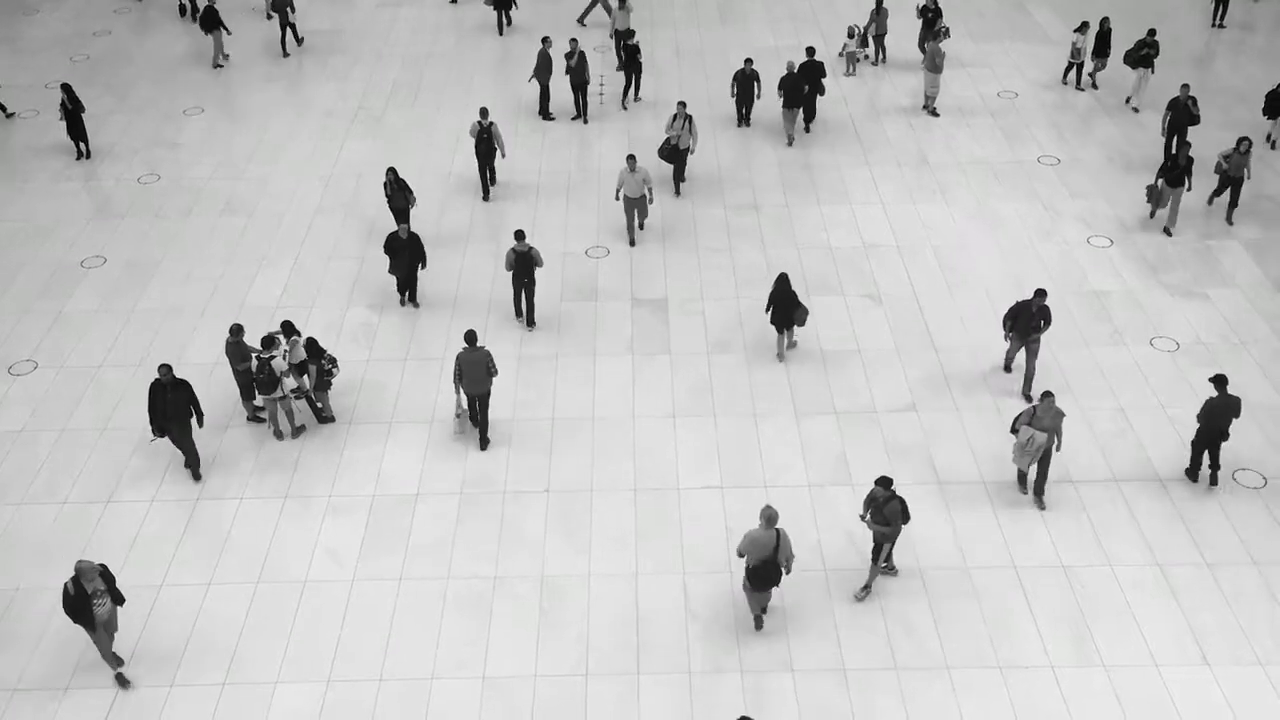
#> input picture frame 34 of backend/dataset/1.mp4, 1280 x 720 px
$ python predictive_motion.py
#> lines starting #> are read from the running program, lines starting #| are printed output that depends on the picture; after the words box and inside, x2 and y2 are one past the last pixel; in counts of white or black regions, pixels touching at a corner belong together
import cv2
import numpy as np
from collections import deque
import matplotlib.pyplot as plt
import matplotlib.cm as cm
import matplotlib.colors as mcolors
import math  # Import math for sqrt and round

# --- Smoothing Parameters ---
SPATIAL_SMOOTHING_KERNEL_SIZE = (
    5,
    5,
)  # Kernel size for Gaussian blur (increase slightly for better region detection)
TEMPORAL_SMOOTHING_FRAMES = (
    2  # Number of past frames to average for temporal smoothing (increase slightly)
)

# --- Quiver Plot Parameters ---
QUIVER_STEP = (
    16  # Adjust this value to change the density of arrows (increased step for clarity)
)
MAX_ARROW_DISPLAY_LENGTH = (
    50.0  # Desired max length of the longest arrow in plot units (relative to axes)
)

# --- Analysis & Visualization Parameters ---
# Threshold for detecting significant convergence (negative divergence)
CONVERGENCE_THRESHOLD = (
    -0.6  # Highlight cells where min divergence is BELOW this (more negative)
)
# Threshold for detecting significant divergence (positive divergence)
DIVERGENCE_THRESHOLD = (
    0.6  # Example threshold, needs tuning! (Used for general danger region detection)
)
# Threshold for detecting significant curl (swirling)
CURL_THRESHOLD = (
    0.2  # Example threshold, needs tuning! (Used for general danger region detection)
)
# Threshold for significant movement magnitude
MAGNITUDE_THRESHOLD = 0.8  # Example threshold, tune this based on typical flow speeds

# Parameters for drawing danger regions (rectangles)
DANGER_RECT_COLOR = (0, 80, 255)  # Orange/Red color for danger rectangles
DANGER_RECT_THICKNESS = 2  # Thickness of the danger rectangle border

# Parameters for the Grid
NUM_GRID_CELLS = (
    15  # Desired approximate total number of grid cells (e.g., 9 for roughly 3x3)
)
GRID_COLOR = (200, 200, 200)  # Light grey for grid lines
GRID_THICKNESS = 1  # Thickness of grid lines

# Parameters for highlighting generally dangerous grid cells (based on Divergence OR Curl OR Magnitude thresholds)
GENERAL_DANGER_CELL_COLOR = (
    0,
    0,
    255,
)  # Red color for highlighting generally dangerous cells
GENERAL_DANGER_CELL_THICKNESS = (
    2  # Thickness of the highlight border (use positive for border)
)

# Parameters for highlighting cells that meet the convergence threshold
CONVERGENCE_THRESHOLD_TINT_COLOR = (
    100,
    0,
    0,
)  # BGR color to add for blue tint (e.g., 100 Blue, 0 Green, 0 Red)
CONVERGENCE_THRESHOLD_OUTLINE_COLOR = (255, 255, 255)  # White color for the outline
CONVERGENCE_THRESHOLD_OUTLINE_THICKNESS = 1  # Thin thickness for the outline

# --- Prediction Parameters ---
PREDICTION_STEPS = (
    1  # Number of frames to predict into the future (e.g., 1 for next frame)
)
PREDICTION_COLOR = (0, 165, 255)  # Standard Orange color for predicted locations (BGR)
PREDICTION_RADIUS = 5  # Radius of the circle marker for prediction
PREDICTION_FADE_FRAMES = 30  # Number of frames for the prediction marker to fade out

# --- Frame Resizing Parameter ---
MAX_WIDTH = 640  # Maximum width for displayed frames (Increased for better detail)

# --- Morphological Operations for Region Detection ---
# Kernel for morphological operations (connecting nearby dangerous pixels)
MORPH_KERNEL = np.ones((5, 5), np.uint8)  # Example kernel size


# Open the video source
# cap = cv2.VideoCapture(0)  # Use camera
cap = cv2.VideoCapture("dataset/1.mp4")  # Use video file

# Check if the video source opened successfully
if not cap.isOpened():
    print("Error: Could not open video source.")
    exit()

# Get original frame dimensions
original_width = int(cap.get(cv2.CAP_PROP_FRAME_WIDTH))
original_height = int(cap.get(cv2.CAP_PROP_FRAME_HEIGHT))


# Calculate new dimensions if max_width is exceeded, maintaining aspect ratio
if original_width > MAX_WIDTH:
    new_width = MAX_WIDTH
    new_height = int(original_height * (MAX_WIDTH / original_width))
else:
    new_width = original_width
    new_height = original_height

print(f"Original dimensions: {original_width}x{original_height}")
print(f"Processing dimensions: {new_width}x{new_height}")

# Read the first frame
ret, frame1 = cap.read()
#> frame1 is the input picture: shape (720, 1280, 3); mean B, G, R 193.7, 193.9, 193.8

if not ret:
    print("Error: Could not read initial frame.")
    exit()

# Resize the first frame
frame1_resized = cv2.resize(frame1, (new_width, new_height))

# Convert the first frame to grayscale
prev_gray = cv2.cvtColor(frame1_resized, cv2.COLOR_BGR2GRAY)

# Create a blank HSV image for visualizing the flow (color-coded), based on new dimensions
hsv = np.zeros((new_height, new_width, 3), dtype=np.uint8)  # Specify dtype
hsv[..., 1] = 255  # Set saturation to maximum

# Deque to store recent flow fields for temporal smoothing
flow_history = deque(maxlen=TEMPORAL_SMOOTHING_FRAMES)

# List to store active predictions (each is a tuple: (x, y, age))
active_predictions = []

# --- Calculate Grid Dimensions based on NUM_GRID_CELLS and Aspect Ratio ---
# Calculate the aspect ratio of the resized frame
aspect_ratio = new_width / new_height

# Estimate the number of columns needed for square-like cells
# Total cells = rows * cols
# cols / rows = aspect_ratio => cols = rows * aspect_ratio
# Total cells = rows * (rows * aspect_ratio) = rows^2 * aspect_ratio
# rows^2 = Total cells / aspect_ratio
estimated_rows = round(math.sqrt(NUM_GRID_CELLS / aspect_ratio))
estimated_cols = round(estimated_rows * aspect_ratio)

# Ensure we have at least 1 row and 1 column
grid_rows = max(1, estimated_rows)
grid_cols = max(1, estimated_cols)

# Adjust slightly to get closer to the desired number of cells if possible
# Prioritize getting closer to NUM_GRID_CELLS while maintaining aspect ratio
current_cells = grid_rows * grid_cols
if current_cells < NUM_GRID_CELLS:
    # Try increasing rows or cols based on which would make cells more square
    if aspect_ratio > 1:  # Wider than tall, increasing cols might be better
        grid_cols = max(1, grid_cols + 1)
    else:  # Taller than wide, increasing rows might be better
        grid_rows = max(1, grid_rows + 1)

# Recalculate cell dimensions based on the determined grid size
cell_width = new_width // grid_cols
cell_height = new_height // grid_rows

# Ensure cell dimensions are at least 1 pixel
cell_width = max(1, cell_width)
cell_height = max(1, cell_height)

print(f"Calculated grid size: {grid_rows}x{grid_cols} ({grid_rows * grid_cols} cells)")
print(f"Cell dimensions: {cell_width}x{cell_height}")


# Setup the matplotlib figure for the quiver plot
plt.figure("Optical Flow Quiver Plot")
plt.ion()  # Turn on interactive mode
ax = plt.gca()  # Get the axes object

print("Press 'q' to exit.")

while True:
    # Read the next frame
    ret, frame2 = cap.read()
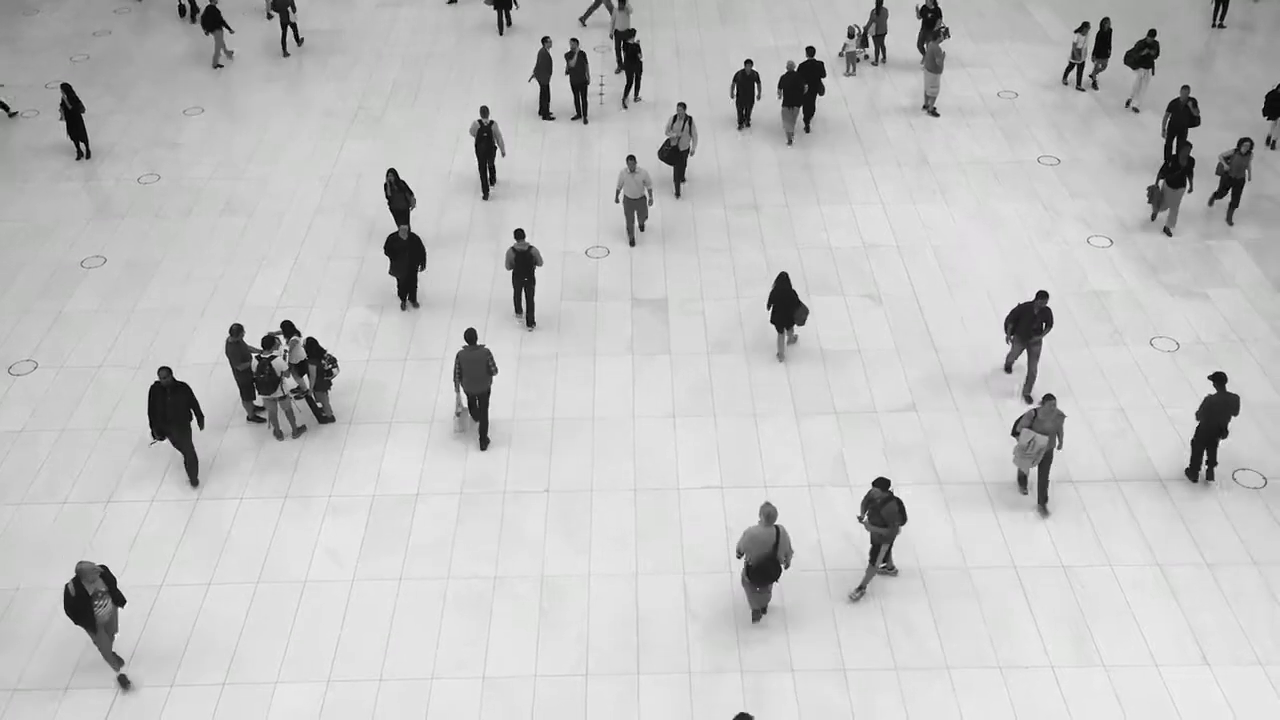
#> input picture frame 35 of backend/dataset/1.mp4, 1280 x 720 px
#> frame2 is the input picture: shape (720, 1280, 3); mean B, G, R 193.7, 193.8, 193.7

    if not ret:
        print("End of video or error reading frame.")
        # Loop video if reading from file and not a camera
        if isinstance(cap, cv2.VideoCapture) and cap.get(cv2.CAP_PROP_POS_FRAMES) > 0:
            print("Looping video.")
            cap.set(cv2.CAP_PROP_POS_FRAMES, 0)  # Set frame position to the beginning
            ret, frame2 = cap.read()  # Read the first frame again
            if not ret:  # Still can't read? Something is wrong
                print("Error looping video.")
                break
        else:  # If it's a camera or cannot loop
            break

    # Resize the current frame
    frame2_resized = cv2.resize(frame2, (new_width, new_height))

    # Convert the current frame to grayscale
    next_gray = cv2.cvtColor(frame2_resized, cv2.COLOR_BGR2GRAY)

    # Calculate dense optical flow
    flow = cv2.calcOpticalFlowFarneback(
        prev_gray, next_gray, None, 0.5, 3, 15, 3, 5, 1.2, 0
    )

    # --- Apply Spatial Smoothing ---
    flow_u_smooth = cv2.GaussianBlur(flow[..., 0], SPATIAL_SMOOTHING_KERNEL_SIZE, 0)
    flow_v_smooth = cv2.GaussianBlur(flow[..., 1], SPATIAL_SMOOTHING_KERNEL_SIZE, 0)
    spatially_smoothed_flow = np.stack((flow_u_smooth, flow_v_smooth), axis=-1)

    # --- Apply Temporal Smoothing ---
    flow_history.append(spatially_smoothed_flow)
    temporally_smoothed_flow = np.mean(list(flow_history), axis=0)

    # --- Analyze Smoothed Flow for Divergence and Curl ---
    flow_u = temporally_smoothed_flow[..., 0]
    flow_v = temporally_smoothed_flow[..., 1]

    du_dy, du_dx = np.gradient(flow_u)
    dv_dy, dv_dx = np.gradient(flow_v)

    divergence = du_dx + dv_dy
    curl = dv_dx - du_dy

    # --- Calculate Magnitude ---
    magnitude, _ = cv2.cartToPolar(flow_u, flow_v)

    # --- Danger Region Detection (using Divergence, Curl, AND Magnitude) ---
    # Create binary masks based on thresholds
    mask_divergence = divergence > DIVERGENCE_THRESHOLD
    mask_curl = np.abs(curl) > CURL_THRESHOLD
    mask_magnitude = (
        magnitude > MAGNITUDE_THRESHOLD
    )  # New mask for significant movement

    # Combine masks: A pixel is considered potentially dangerous if it has
    # significant divergence OR significant curl AND significant magnitude.
    # This gives more weight to areas where the dangerous flow patterns are strong AND fast.
    mask_dangerous = (mask_divergence | mask_curl) & mask_magnitude

    # Optional: Apply morphological operations to connect nearby dangerous pixels
    mask_dangerous_uint8 = mask_dangerous.astype(np.uint8) * 255

    mask_dangerous_morphed = cv2.morphologyEx(
        mask_dangerous_uint8, cv2.MORPH_OPEN, MORPH_KERNEL
    )
    mask_dangerous_morphed = cv2.morphologyEx(
        mask_dangerous_morphed, cv2.MORPH_CLOSE, MORPH_KERNEL
    )

    # Find contours on the morphed danger mask
    contours, _ = cv2.findContours(
        mask_dangerous_morphed, cv2.RETR_EXTERNAL, cv2.CHAIN_APPROX_SIMPLE
    )

    # --- Visualization ---

    display_frame = frame2_resized.copy()

    # --- Draw Danger Rectangles ---
    dangerous_centers = []
    for contour in contours:
        x, y, w, h = cv2.boundingRect(contour)
        if w * h > 50:  # Minimum area threshold for a valid danger region
            cv2.rectangle(
                display_frame,
                (x, y),
                (x + w, y + h),
                DANGER_RECT_COLOR,
                DANGER_RECT_THICKNESS,
            )
            dangerous_centers.append((x + w // 2, y + h // 2))
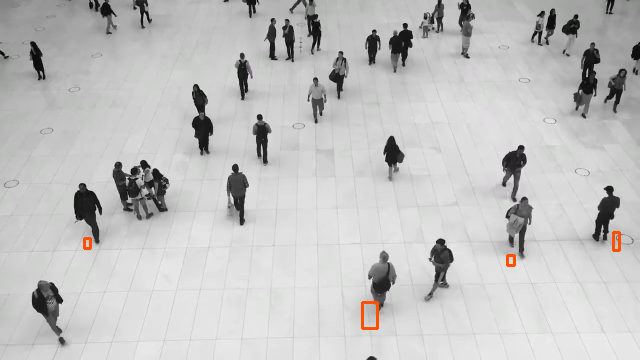
#> display_frame: shape (360, 640, 3); mean B, G, R 193.3, 193.7, 194
#> after the loop, dangerous_centers = [(369, 315), (510, 260), (87, 243), (616, 241)]

    # --- Draw Grid and Highlight Dangerous Cells ---
    # Recalculate cell dimensions in case frame size changes (though fixed here)
    cell_width = new_width // grid_cols
    cell_height = new_height // grid_rows
    cell_width = max(1, cell_width)  # Ensure at least 1 pixel
    cell_height = max(1, cell_height)  # Ensure at least 1 pixel

    is_cell_generally_dangerous = np.zeros((grid_rows, grid_cols), dtype=bool)
    current_convergence_cell_centers = []  # Store centers of convergence cells for this frame

    for r in range(grid_rows):
        for c in range(grid_cols):
            cy1 = r * cell_height
            cy2 = min(new_height, cy1 + cell_height)  # Clamp bounds
            cx1 = c * cell_width
            cx2 = min(new_width, cx1 + cell_width)  # Clamp bounds

            # Check if any dangerous region centers fall into this cell
            for center_x, center_y in dangerous_centers:
                if cx1 <= center_x < cx2 and cy1 <= center_y < cy2:
                    is_cell_generally_dangerous[r, c] = True
                    break  # No need to check other centers for this cell

            # Check if the minimum divergence in this cell meets the convergence threshold
            if cy1 < cy2 and cx1 < cx2:  # Ensure the slice is valid
                cell_divergence = divergence[cy1:cy2, cx1:cx2]
                if cell_divergence.size > 0:
                    # If the minimum divergence is below the threshold (more negative)
                    if np.min(cell_divergence) < CONVERGENCE_THRESHOLD:
                        # Store the center of the convergence cell for prediction
                        current_convergence_cell_centers.append(
                            (cx1 + cell_width // 2, cy1 + cell_height // 2)
                        )

    # --- Generate New Predictions ---
    new_predictions = []
    for center_x, center_y in current_convergence_cell_centers:
        # Get the flow vector at the center of the convergence cell
        # Note: This is a simplification.
        flow_at_center_u = temporally_smoothed_flow[int(center_y), int(center_x), 0]
        flow_at_center_v = temporally_smoothed_flow[int(center_y), int(center_x), 1]

        # Predict the future center position
        predicted_center_x = center_x + flow_at_center_u * PREDICTION_STEPS
        predicted_center_y = center_y + flow_at_center_v * PREDICTION_STEPS

        # Clamp predicted positions to stay within frame bounds
        predicted_center_x = np.clip(predicted_center_x, 0, new_width - 1)
        predicted_center_y = np.clip(predicted_center_y, 0, new_height - 1)

        # Add the new prediction with full age
        new_predictions.append(
            (int(predicted_center_x), int(predicted_center_y), PREDICTION_FADE_FRAMES)
        )

    # Add new predictions to the active list
    active_predictions.extend(new_predictions)

    # --- Update and Filter Active Predictions (for fading) ---
    # Decrement age and keep only predictions with age > 0
    updated_predictions = []
    for pred_x, pred_y, age in active_predictions:
        new_age = age - 1
        if new_age > 0:
            updated_predictions.append((pred_x, pred_y, new_age))
    active_predictions = updated_predictions

    # Draw grid lines
    for i in range(1, grid_cols):
        x = i * cell_width
        cv2.line(display_frame, (x, 0), (x, new_height), GRID_COLOR, GRID_THICKNESS)
#> display_frame: shape (360, 640, 3); 0.61% of pixels changed, all inside (x1, y1, x2, y2) = (128, 0, 513, 360)
    # Draw the rightmost vertical line explicitly if it doesn't align perfectly
    cv2.line(
        display_frame,
        (new_width - 1, 0),
        (new_width - 1, new_height),
        GRID_COLOR,
        GRID_THICKNESS,
    )
#> display_frame: shape (360, 640, 3); mean B, G, R 193.4, 193.7, 194.1

    for i in range(1, grid_rows):
        y = i * cell_height
        cv2.line(display_frame, (0, y), (new_width, y), GRID_COLOR, GRID_THICKNESS)
#> display_frame: shape (360, 640, 3); mean B, G, R 193.4, 193.8, 194.1
    # Draw the bottom horizontal line explicitly if it doesn't align perfectly
    cv2.line(
        display_frame,
        (0, new_height - 1),
        (new_width, new_height - 1),
        GRID_COLOR,
        GRID_THICKNESS,
    )
#> display_frame: shape (360, 640, 3); mean B, G, R 193.4, 193.7, 194

    # Highlight generally dangerous cells (red border)
    for row in range(grid_rows):
        for col in range(grid_cols):
            if is_cell_generally_dangerous[row, col]:
                cx1 = col * cell_width
                cy1 = row * cell_height
                cx2 = min(new_width, cx1 + cell_width)  # Clamp bounds
                cy2 = min(new_height, cy1 + cell_height)  # Clamp bounds

                cv2.rectangle(
                    display_frame,
                    (cx1, cy1),
                    (cx2, cy2),
                    GENERAL_DANGER_CELL_COLOR,
                    GENERAL_DANGER_CELL_THICKNESS,
                )
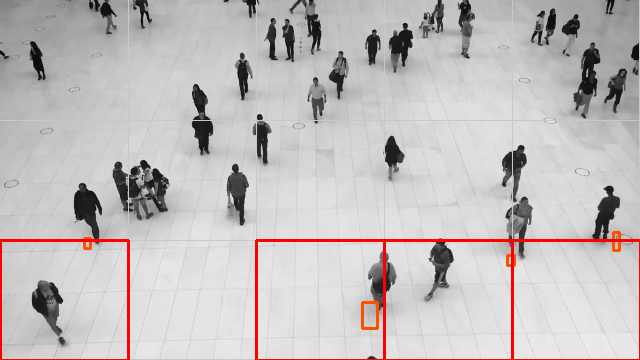
#> display_frame: shape (360, 640, 3); mean B, G, R 190.1, 190.4, 194.9

    # --- Highlight Cells Meeting Convergence Threshold (Tint and Outline) ---
    # We will highlight the *current* convergence cells before drawing predictions
    for r in range(grid_rows):
        for c in range(grid_cols):
            cy1 = r * cell_height
            cy2 = min(new_height, cy1 + cell_height)  # Clamp bounds
            cx1 = c * cell_width
            cx2 = min(new_width, cx1 + cell_width)  # Clamp bounds

            if cy1 < cy2 and cx1 < cx2:  # Ensure slice is valid
                cell_divergence = divergence[cy1:cy2, cx1:cx2]
                if (
                    cell_divergence.size > 0
                    and np.min(cell_divergence) < CONVERGENCE_THRESHOLD
                ):
                    # Apply blue tint to the cell area
                    display_frame[cy1:cy2, cx1:cx2] = np.clip(
                        display_frame[cy1:cy2, cx1:cx2].astype(np.float32)
                        + CONVERGENCE_THRESHOLD_TINT_COLOR,
                        0,
                        255,
                    ).astype(np.uint8)

                    # Draw a thin white outline around the cell
                    cv2.rectangle(
                        display_frame,
                        (cx1, cy1),
                        (cx2, cy2),
                        CONVERGENCE_THRESHOLD_OUTLINE_COLOR,
                        CONVERGENCE_THRESHOLD_OUTLINE_THICKNESS,
                    )

    # --- Draw Fading Predictions (Circles) ---
    # Create an overlay for drawing semi-transparent circles
    overlay = display_frame.copy()

    for pred_x, pred_y, age in active_predictions:
        # Calculate alpha based on age (linear fade)
        alpha = age / PREDICTION_FADE_FRAMES
        # Ensure alpha is between 0 and 1
        alpha = np.clip(alpha, 0, 1)

        # Draw the filled circle on the overlay
        cv2.circle(
            overlay,
            (pred_x, pred_y),
            PREDICTION_RADIUS,
            PREDICTION_COLOR,
            -1,  # Filled circle
        )

        # Blend the overlay with the main frame
        cv2.addWeighted(overlay, alpha, display_frame, 1 - alpha, 0, display_frame)
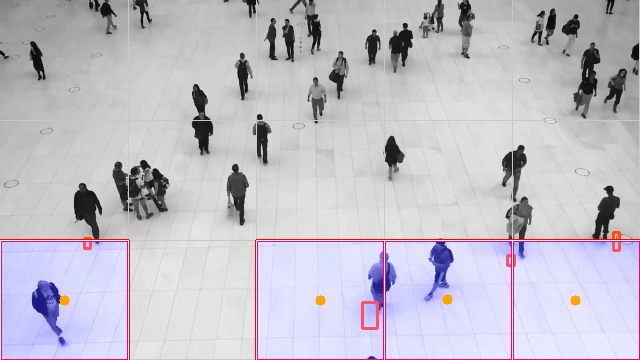
#> display_frame: shape (360, 640, 3); mean B, G, R 202, 191.6, 195
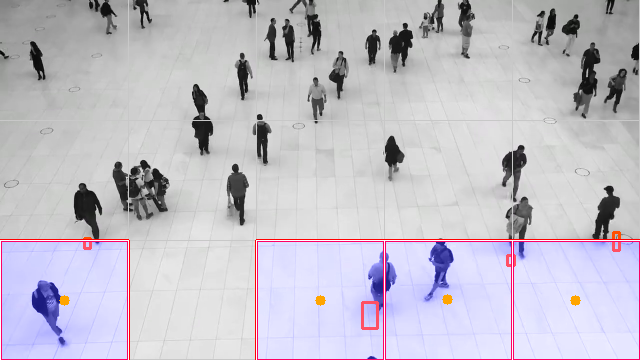
#> overlay: shape (360, 640, 3); mean B, G, R 202, 191.6, 195

    # --- Color-Coded Flow Visualization (Optional, can comment out imshow) ---
    # Compute the magnitude and angle of the smoothed flow vectors
    angle = cv2.cartToPolar(
        temporally_smoothed_flow[..., 0],
        temporally_smoothed_flow[..., 1],
        angleInDegrees=True,
    )[1]
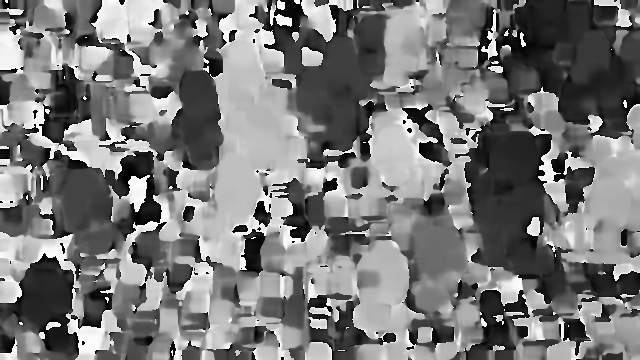
#> angle: shape (360, 640) float32; min 0.000302, max 360, mean 170.8; drawn with min black and max white
    hsv[..., 0] = angle / 2
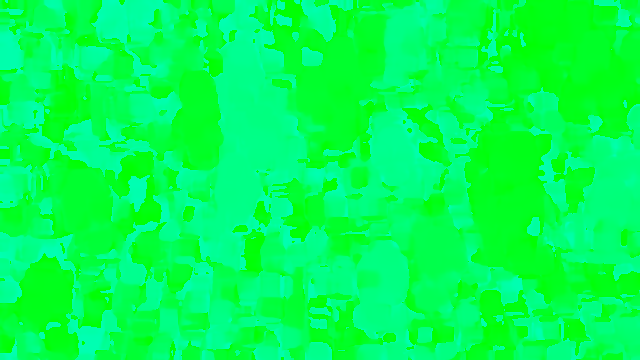
#> hsv: shape (360, 640, 3); mean of channels 0, 1, 2 84.9, 255, 0; drawn as B, G, R
    # Update the value channel based on the magnitude (speed)
    normalized_magnitude = cv2.normalize(magnitude, None, 0, 255, cv2.NORM_MINMAX)
#> (the rest of the program and of its run is left out)
